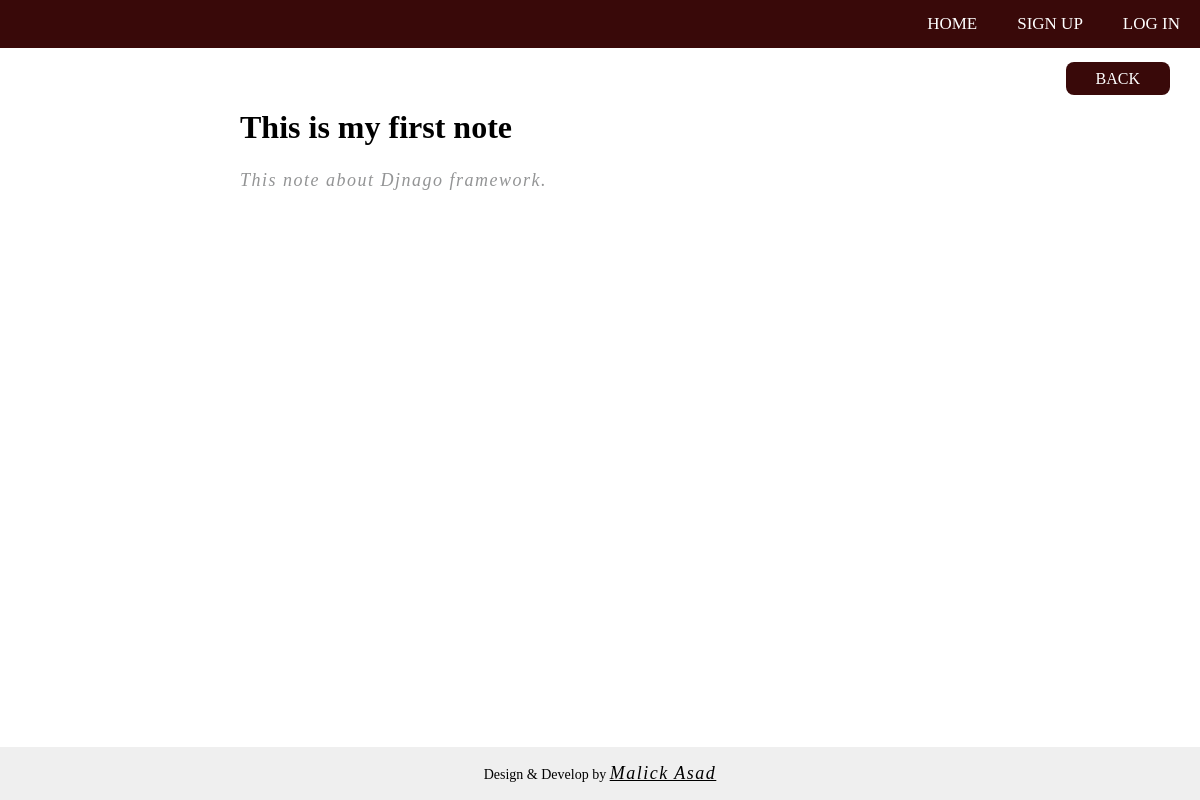
Before: /note/list/3 with the older database file.
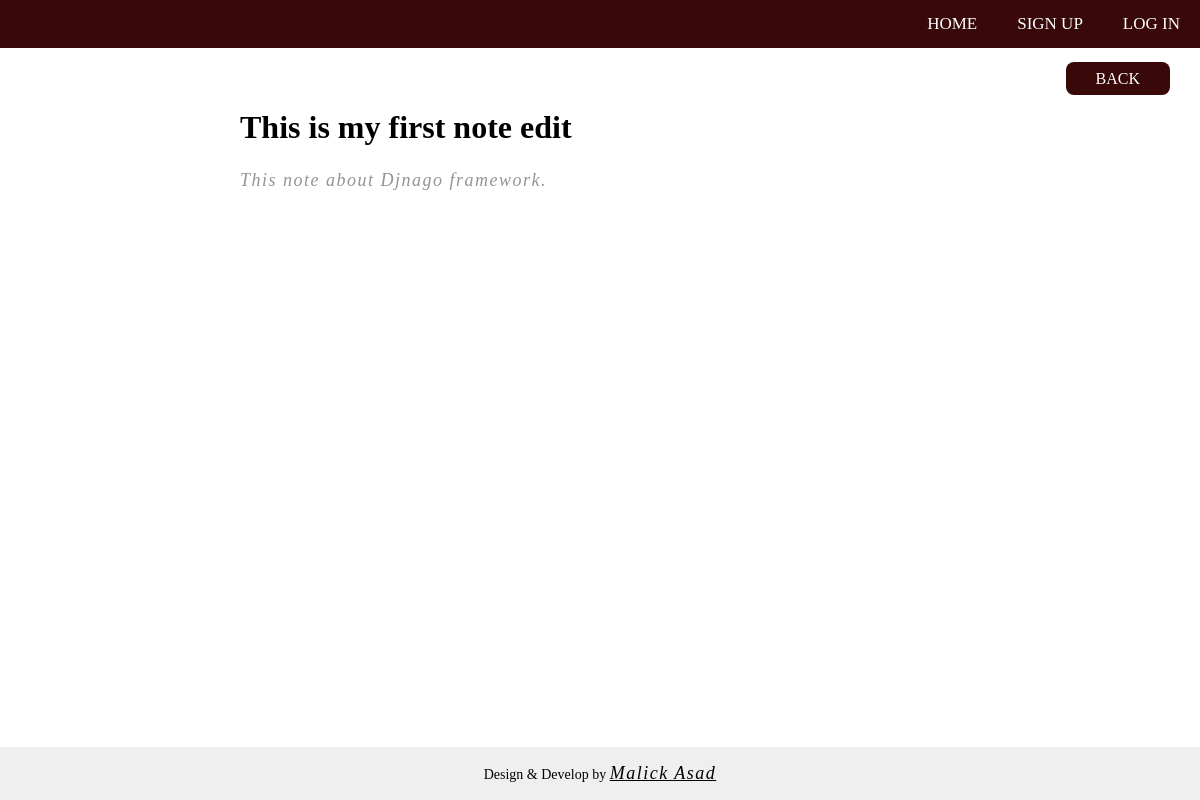
After: the same page with the newer database file.
### note/models.py (models this page shows, shortened)
class Notes(models.Model):
    title = models.CharField(max_length=200)
    text = models.TextField()
    created = models.DateTimeField(auto_now_add=True)
    user = models.ForeignKey(User, on_delete=models.CASCADE, related_name="notes")

### note/views.py (the view)
# urls.py: path('list/<int:pk>', views.noteDetail, name="note.detail"),
def noteDetail(request, pk):
    try:
        note = Notes.objects.get(pk=pk)
    except Notes.DoesNotExist:
        return HttpResponse('<h1 style="text-align: center; margin-top: 100px">Notes dose not exist</h1>')
    return render(request, 'note/noteDetail.html', {'note': note})

### note/templates/note/noteDetail.html (shortened to what this page needs)
{% extends "base.html" %}
{% block content %}
    <head>
    </head>
    <p class="right mr30 mt20">
        <a href="{% url 'note.list'%}" class="link-btn">BACK</a>
    </p>
    <div class="myForm mt30">
        <h1 class="title">{{note.title}}</h1>
        <p class="p-detail pb30" style="width: 100%;">{{note.text}}</p>
    </div>
{% endblock%}

### static/templates/base.html (shortened to what this page needs)
{% load static %}
<!DOCTYPE html>
<html>
    <head>
        <link rel="stylesheet" type="text/css" href="{% static 'css/style.css' %}" />
        <link rel="stylesheet" type="text/css" href="{% static 'css/custom.css' %}" />
    </head>
    <body>
        <div class="topnav">
            {% if user.is_authenticated %}
                <a href="{% url 'logout'%}" >LOGOUT</a>
                <a href="{% url 'note.new'%}" >CREATE</a>
                <a href="{% url 'note.list'%}" >NOTES</a>
            {% else %}
                <a href="{% url 'login'%}" >LOG IN</a>
                <a href="{% url 'signup'%}" >SIGN UP</a>
            {% endif %}
            <a href="{% url 'welcome'%}" >HOME</a>
        </div>
        <div class="body">
            {% block content %}
            {% endblock %}
        </div>
        <footer class="footer">
            <p class="center color-black footer-text">
                Design & Develop by
                <a class="center color-black p-detail" href="https://www.linkedin.com/in/asadmumtaz92/" target="_blank">Malick Asad </a></p>
        </footer>
    </body>
</html>

### static/css/style.css (style rules this page uses)
.center { text-align: center; }
.right { text-align: right; }
.mt20 { margin-top: 20px; }
.mt30 { margin-top: 30px; }
.mr30 { margin-right: 30px; }
.pb30 { padding-bottom: 30px; }
body { margin: auto; width: 100%; }
.body { padding-bottom: 20px; margin-top: 70px; }
.title { text-align: left; }
.link-btn { background-color: #390909; text-decoration-line: none; text-transform: uppercase; transition-duration: 0.4s; border-radius: 8px; padding: 8px 30px; color: white; }
.myForm { width: 50%; margin: auto; }
@media (min-width: 1101px) and (max-width: 1500px) { .myForm { width: 60%; margin: auto; } }

### static/css/custom.css (style rules this page uses)
.topnav { overflow: hidden; background-color: #390909; position: fixed; width: 100%; right: 0px; left: 0px; top: 0px; }
.topnav a { float: right; color: white; text-align: center; padding: 14px 20px; text-decoration: none; font-size: 17px; }
.p-detail { color: rgb(147 148 149); letter-spacing: 1.5px; font-style: oblique; line-height: 25px; font-size: 18px; margin: auto; width: 98%; }
.footer { background-color: rgba(0, 0, 0, 0.061); position: fixed; clear: both; bottom: 0px; width: 100%; }
.footer-text { font-weight: 500; font-size: 14px; width: 100%; }
.color-black { color: #000; }

Changed rows visible on the page:
changed Notes "This note about Djnago framework.": title "This is my first note" → "This is my first note edit"
